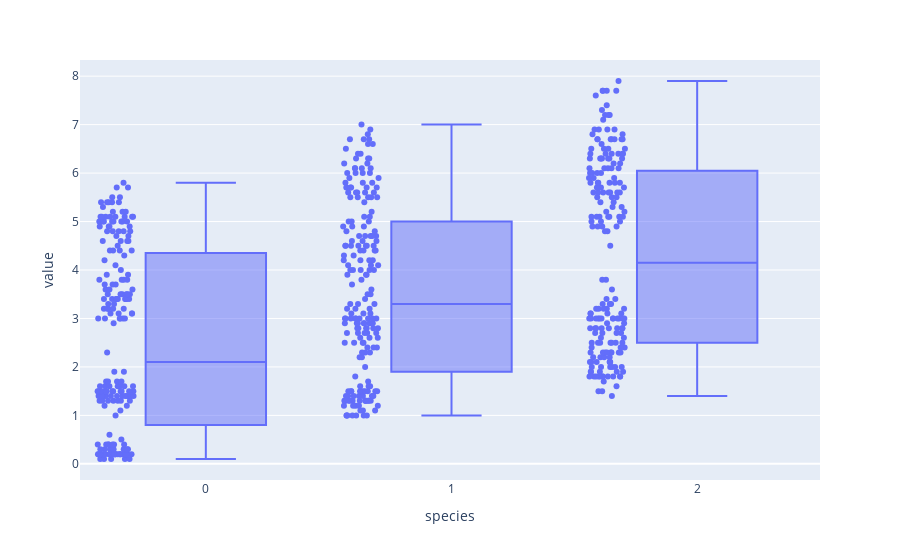

Notebook source saved alongside this figure:
### Code cell
px.box(iris_pd, x='species', y=iris.feature_names, points='all')

### Figure 1 — Plotly figure (JSON) as saved in the notebook; plotly's stock layout.template omitted (floating-point values rounded to 4 significant figures; data arrays with more than 128 entries replaced by an {"elided": "..."} marker saying what was removed)
{"data": [{"alignmentgroup": "True", "boxpoints": "all", "hovertemplate": "species=%{x}<br>value=%{y}<extra></extra>", "legendgroup": "", "marker": {"color": "#636efa"}, "name": "", "notched": false, "offsetgroup": "", "orientation": "v", "showlegend": false, "type": "box", "x": {"elided": "600 int values"}, "x0": " ", "xaxis": "x", "y": {"elided": "600 float values"}, "y0": " ", "yaxis": "y"}], "layout": {"boxmode": "group", "legend": {"tracegroupgap": 0}, "margin": {"t": 60}, "xaxis": {"anchor": "y", "domain": [0, 1], "title": {"text": "species"}}, "yaxis": {"anchor": "x", "domain": [0, 1], "title": {"text": "value"}}}}
